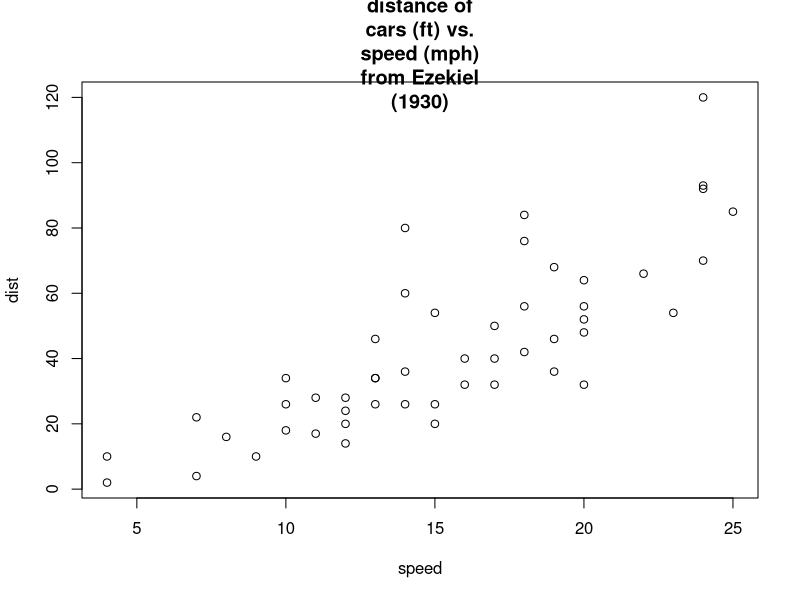

This chart was generated by the following R code:
# Paste Functions
## When passing a single vector, paste0 and paste work like as.character.
paste0(1:12)
paste(1:12)        # same
as.character(1:12) # same

## If you pass several vectors to paste0, they are concatenated in a
## vectorized way.
(nth <- paste0(1:12, c("st", "nd", "rd", rep("th", 9))))

## paste works the same, but separates each input with a space.
## Notice that the recycling rules make every input as long as the longest input.
paste(month.abb, "is the", nth, "month of the year.")
paste(month.abb, letters)

## You can change the separator by passing a sep argument
## which can be multiple characters.
paste(month.abb, "is the", nth, "month of the year.", sep = "_*_")

## To collapse the output into a single string, pass a collapse argument.
paste0(nth, collapse = ", ")

## For inputs of length 1, use the sep argument rather than collapse
paste("1st", "2nd", "3rd", collapse = ", ") # probably not what you wanted
paste("1st", "2nd", "3rd", sep = ", ")

## You can combine the sep and collapse arguments together.
paste(month.abb, nth, sep = ": ", collapse = "; ")

## Using paste() in combination with strwrap() can be useful
## for dealing with long strings.
(title <- paste(strwrap(
  "Stopping distance of cars (ft) vs. speed (mph) from Ezekiel (1930)",
  width = 15), collapse = "\n"))
plot(dist ~ speed, cars, main = title)
